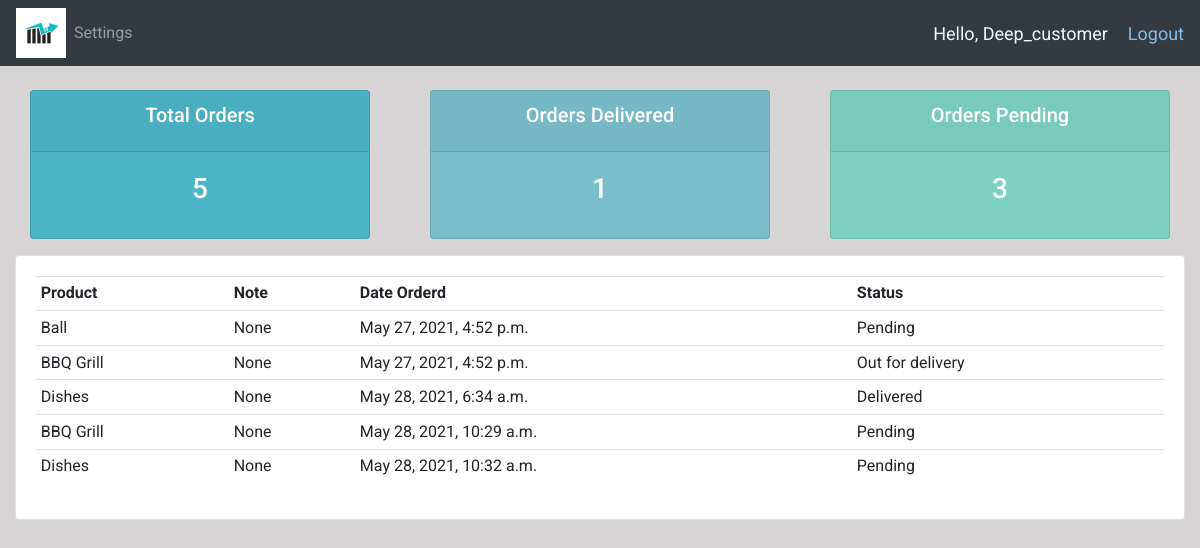
The app's page /user/ (signed in) with its own data.
### accounts/models.py (models this page shows, shortened)
class Order(models.Model):
    customer = models.ForeignKey(Customer, null=True, on_delete=models.SET_NULL)
    product = models.ForeignKey(Product, null=True, on_delete=models.SET_NULL)
    status = models.CharField(max_length=200, null=True, choices=STATUS)
    date_created = models.DateTimeField(auto_now_add=True, null=True)
    note = models.CharField(max_length=1000, null=True)

class Product(models.Model):
    name = models.CharField(max_length=255, null=True)
    price = models.FloatField(max_length=200, null=True)
    category = models.CharField(max_length=200, null=True, choices=CATEGORY)
    description = models.CharField(max_length=200, null=True, blank=True)
    date_created = models.DateTimeField(auto_now_add=True, null=True)
    tags = models.ManyToManyField(Tag)
    def __str__(self):
        return self.name

### accounts/decorators.py (the view)
        def wrapper_func(request, *args, **kwargs):
            group = None
            if request.user.groups.exists():
                group = request.user.groups.all()[0].name
            if group in allowed_roles:
                return view_func(request, *args, **kwargs)
            else:
                return HttpResponse("You are not authorized!")

### accounts/views.py (called while the page is built)
@login_required(login_url="login")
@allowed_users(allowed_roles=["customer"])
def userPage(request):
    orders = Order.objects.filter(customer=request.user.customer)
    total_orders = orders.count()
    delivered = orders.filter(status="Delivered").count()
    pending = orders.filter(status="Pending").count()
    context = {
        "orders": orders,
        "total_orders": total_orders,
        "delivered": delivered,
        "pending": pending,
    }
    return render(request, "accounts/user.html", context)

### accounts/templates/accounts/user.html
{% extends 'accounts/main.html' %} {% block content %}
{% include 'accounts/status.html' %}
<div class="row">
  <div class="col-md">
    <div class="card card-body">
      <table class="table table-sm">
        <tr>
          <th>Product</th>
          <th>Note</th>
          <th>Date Orderd</th>
          <th>Status</th>
        </tr>
        {% for order in orders %}
        <tr>
          <td>{{order.product}}</td>
          <td>{{order.note}}</td>
          <td>{{order.date_created}}</td>
          <td>{{order.status}}</td>
        </tr>
        {% endfor %}
      </table>
    </div>
  </div>
</div>
{% endblock content %}

### accounts/templates/accounts/navbar.html (shortened to what this page needs)
{% load static %}
<nav class="navbar navbar-expand-lg navbar-dark bg-dark">
  <img src="{% static 'images/logo.jpg' %}" width="50" height="50" />
  <div class="collapse navbar-collapse" id="navbarNav">
    <ul class="navbar-nav">
      {% if request.user.is_staff %}
      <li class="nav-item active">
        <a class="nav-link" href="{% url 'home' %}">Dashboard</a>
      </li>
      <li class="nav-item">
        <a class="nav-link" href="{% url 'products' %}">Products</a>
      </li>
      {% else %}
      <li class="nav-item">
        <a class="nav-link" href="{% url 'account' %}">Settings</a>
      </li>
      {% endif %}
    </ul>
  </div>
  <span style="color: aliceblue; font-size: 18px"
    >Hello, {{request.user}}
  </span>
  <span
    ><a
      href="{% url 'logout' %}"
      style="margin-left: 20px; color: rgb(132, 187, 235); font-size: 18px"
    >
      Logout</a
    ></span
  >
</nav>

### static/css/main.css (style rules this page uses)
body { background-color: #d6d4d4; font-family: "Roboto", sans-serif; }

### records on screen
Order: product "Ball", note "None", date_created "May 27, 2021, 4:52 p.m.", status "Pending"
Order: product "BBQ Grill", note "None", date_created "May 27, 2021, 4:52 p.m.", status "Out for delivery"
Order: product "Dishes", note "None", date_created "May 28, 2021, 6:34 a.m.", status "Delivered"
Order: product "BBQ Grill", note "None", date_created "May 28, 2021, 10:29 a.m.", status "Pending"
Order: product "Dishes", note "None", date_created "May 28, 2021, 10:32 a.m.", status "Pending"

### other values on screen
{{ request.user }} "Deep_customer"
{{ total_orders }} "5"
{{ delivered }} "1"
{{ pending }} "3"
